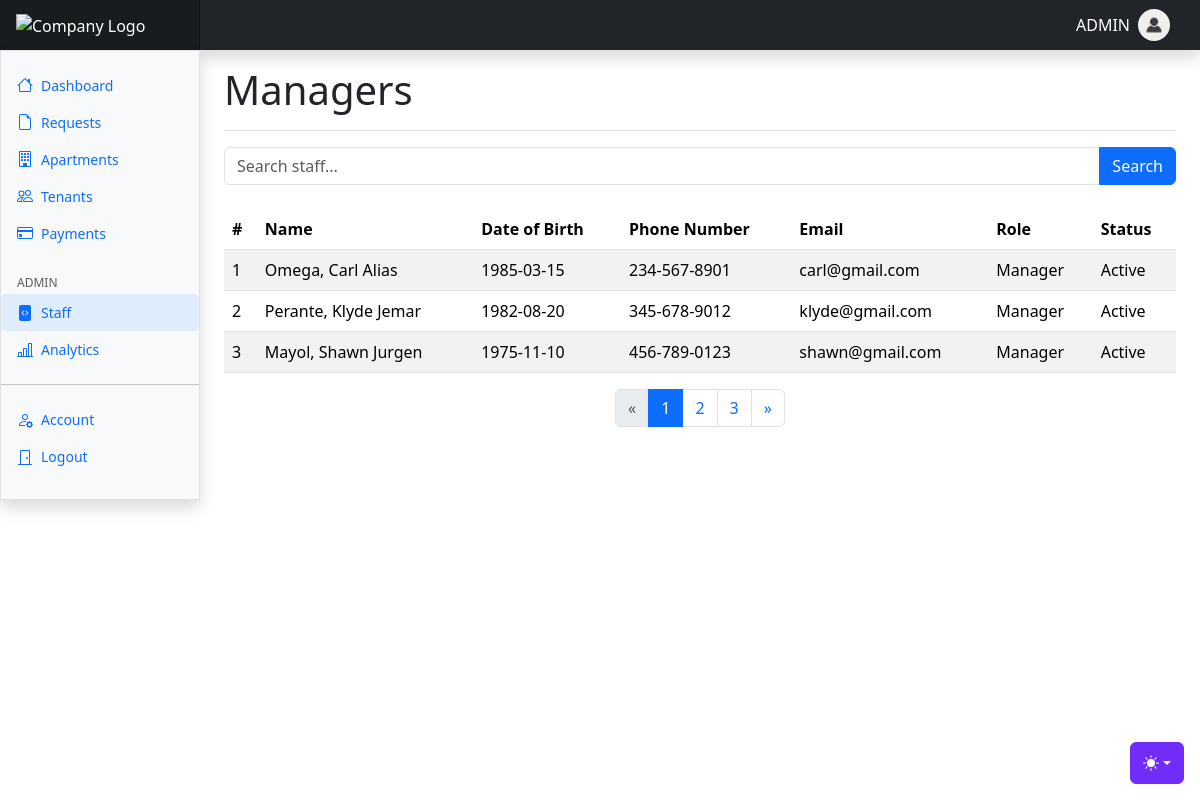
The app's page /app/index.php?page=admin.staff (signed in) with its own data.
### tables this page shows
CREATE TABLE `user` (
  `user_ID` int(11) NOT NULL,
  `tenant_ID` int(11) DEFAULT NULL,
  `staff_ID` int(11) DEFAULT NULL,
  `username` varchar(255) NOT NULL,
  `password` varchar(255) NOT NULL,
  `userRole` enum('Admin','Manager','Tenant') NOT NULL,
  `picDirectory` varchar(255) DEFAULT NULL
);

CREATE TABLE `staff` (
  `staff_ID` int(11) NOT NULL,
  `firstName` varchar(255) NOT NULL,
  `lastName` varchar(255) NOT NULL,
  `middleName` varchar(255) NOT NULL,
  `dateOfBirth` date DEFAULT NULL,
  `phoneNumber` varchar(20) NOT NULL,
  `emailAddress` varchar(255) NOT NULL,
  `staffStatus` enum('Active','Inactive','Fired') NOT NULL DEFAULT 'Active',
  `staffRole` varchar(255) NOT NULL
);

### app/views/admin/admin.staff.php (the view, shortened to what this page needs)
<main class="col-md-9 ms-sm-auto col-lg-10 px-md-4">
    <div class="d-flex justify-content-between flex-wrap flex-md-nowrap align-items-center pt-3 pb-2 mb-3 border-bottom">
        <h1 class="h1">Managers</h1>
    </div>
    <?php
        $search = '';
    ?>
    <form class="mb-4" action="<?php echo htmlspecialchars($_SERVER["PHP_SELF"]); ?>" method="GET">
        <div class="input-group">
            <input type="text" class="form-control" placeholder="Search staff..." name="search" value="<?php echo htmlspecialchars($search); ?>">
            <button class="btn btn-primary" type="submit">Search</button>
        </div>
    </form>
    <div class="table-responsive">
    <?php
    include 'core/database.php';
    $sql = "SELECT * FROM staff WHERE staffRole != 'Admin' AND CONCAT(lastName, ' ', firstName, ' ', middleName) LIKE '%$search%'";
    $result = $conn->query($sql);
    if ($result->num_rows > 0) {
        echo '<table class="table table-striped table-hover">';
        echo '<thead>';
        echo '<tr>';
        echo '<th>#</th>';
        echo '<th>Name</th>';
        echo '<th>Date of Birth</th>';
        echo '<th>Phone Number</th>';
        echo '<th>Email</th>';
        echo '<th>Role</th>';
        echo '<th>Status</th>';
        echo '</tr>';
        echo '</thead>';
        echo '<tbody>';
        $count = 1;
        while ($row = $result->fetch_assoc()) {
            echo '<tr>';
            echo '<td>' . $count++ . '</td>';
            echo '<td>' . $row['lastName'] . ', ' . $row['firstName'] . ' ' . $row['middleName'] . '</td>';
            echo '<td>' . $row['dateOfBirth'] . '</td>';
            echo '<td>' . $row['phoneNumber'] . '</td>';
            echo '<td>' . $row['emailAddress'] . '</td>';
            echo '<td>' . $row['staffRole'] . '</td>';
            echo '<td>' . $row['staffStatus'] . '</td>';
            echo '</tr>';
        }
        echo '</tbody>';
        echo '</table>';
    } else {
        echo 'No staff found.';
    }
    ?>
    </div>
    <nav aria-label="Page navigation">
        <ul class="pagination justify-content-center">
            <li class="page-item disabled">
                <a class="page-link" href="#" tabindex="-1" aria-disabled="true">
                    <span aria-hidden="true">&laquo;</span>
                </a>
            </li>
            <li class="page-item active" aria-current="page">
                <a class="page-link" href="#">1 <span class="sr-only">(current)</span></a>
            </li>
            <li class="page-item"><a class="page-link" href="#">2</a></li>
            <li class="page-item"><a class="page-link" href="#">3</a></li>
            <li class="page-item">
                <a class="page-link" href="#">
                    <span aria-hidden="true">&raquo;</span>
                </a>
            </li>
        </ul>
    </nav>
</main>

### app/index.php (shortened to what this page needs)
<!doctype html>
<html lang="en" data-bs-theme="light">
<head>
  <link href="assets/dist/css/bootstrap.min.css" rel="stylesheet">
  <link href="assets/src/css/dashboard.css" rel="stylesheet">
  <link href="assets/src/css/themes.css" rel="stylesheet">
</head>
<body>
  <?php
      include ('core/themes.php');
      $role = $_SESSION['role'] ?? 'tenant';
      $dashboardPage = match ($role) {
          'admin' => 'index.php?page=admin.dashboard',
          'manager' => 'index.php?page=manager.dashboard',
          'tenant' => 'index.php?page=tenant.dashboard',
      };
  ?>
  <header class="navbar sticky-top bg-dark flex-md-nowrap p-0 shadow">
    <a class="navbar-brand col-md-3 col-lg-2 me-0 px-3 fs-6 text-white" href="<?= htmlspecialchars($dashboardPage) ?>">
        <img src="assets/src/svg/c.svg" alt="Company Logo" style="width: 100%; height: 80%">
    </a>
    <ul class="navbar-nav flex-row">
        <?php
            include 'core/database.php';
            $loggedInUserID = $_SESSION['user_id'] ?? null;
            $username = "";
            if ($loggedInUserID) {
                $query = "SELECT username FROM user WHERE user_ID = ?";
                $stmt = $conn->prepare($query);
                $stmt->bind_param('i', $loggedInUserID);
                $stmt->execute();
                $stmt->bind_result($username);
            } else {
                echo "User not logged in.";
            }
        ?>
        <li class="nav-item text-nowrap d-none d-md-flex align-items-center text-white">
            <div class="navbar-nav">
                <span class="px-2"><?= htmlspecialchars($username) ?></span>
            </div>
            <a href="#" id="accountPictureTrigger" data-bs-toggle="modal" data-bs-target="#staffAccountModal">
                <img src="uploads\staff\placeholder.jpg" class="img-fluid rounded-circle" style="width: 32px; height: 32px;" alt="Account Picture">
            </a>
        </li>
    </ul>
  </header>
  <?php
  if (isset($_SESSION['role'])) {
    switch ($_SESSION['role']) {
      case 'admin':
        $page = 'views/admin/admin.dashboard';
        break;
    }
    if (isset($_GET['page'])) {
      $page = $_GET['page'];
      include 'views/' .  $role . '/' . $page . '.php';
    } else {
      include $page . '.php';
    }
  }
  ?>
  </div>
  </div>
</body>
</html>

### app/assets/src/css/dashboard.css (style rules this page uses)
.navbar-brand { padding-top: .75rem; padding-bottom: .75rem; background-color: rgba(0, 0, 0, .25); box-shadow: inset -1px 0 0 rgba(0, 0, 0, .25); }

### app/assets/src/css/themes.css (style rules this page uses)
* { margin: 0px; padding: 0px; }

### app/index.php (style rules this page uses)
#accountPictureTrigger img { display: block; margin-right: 30px; }

### records on screen
user: username "ADMIN"
staff: lastName "Omega", firstName "Carl", middleName "Alias", dateOfBirth "1985-03-15", phoneNumber "234-567-8901", emailAddress "carl@gmail.com", staffRole "Manager", staffStatus "Active"
staff: lastName "Perante", firstName "Klyde", middleName "Jemar", dateOfBirth "1982-08-20", phoneNumber "345-678-9012", emailAddress "klyde@gmail.com", staffRole "Manager", staffStatus "Active"
staff: lastName "Mayol", firstName "Shawn", middleName "Jurgen", dateOfBirth "1975-11-10", phoneNumber "456-789-0123", emailAddress "shawn@gmail.com", staffRole "Manager", staffStatus "Active"
